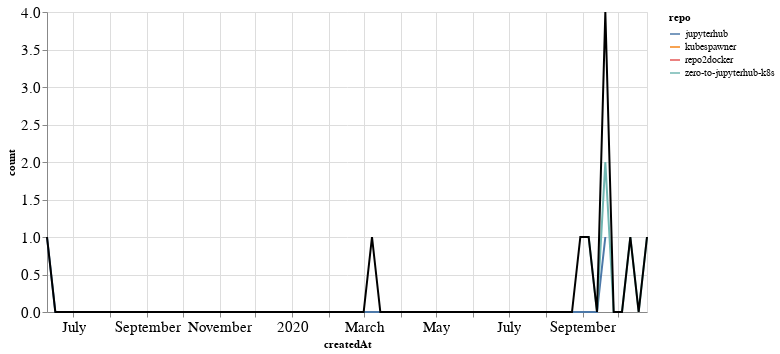

Write notebook code for a chart like this one.
### Markdown cell above
## PRs

### Code cell
prs_time = prs.groupby('repo').resample('W', on='createdAt').count()['author'].reset_index()
prs_time = prs_time.rename(columns={'author': 'count'})
prs_time_total = prs_time.groupby('createdAt').agg({"count": "sum"}).reset_index()

ch1 = alt.Chart(prs_time, width=600).mark_line().encode(
    x='createdAt',
    y='count',
    color='repo',
    tooltip="repo"
)

ch2 = alt.Chart(prs_time_total, width=600).mark_line(color="black").encode(
    x='createdAt',
    y='count',
)

ch1 + ch2

### Figure 1 — Vega-Lite specification as saved in the notebook (floating-point values rounded to 4 significant figures)
{"config": {"axisLeft": {"labelFontSize": 15}, "axisBottom": {"labelFontSize": 15}}, "layer": [{"data": {"name": "data-65a1fe176fe9f0715affcee1593190e2"}, "mark": "line", "encoding": {"color": {"type": "nominal", "field": "repo"}, "tooltip": {"type": "nominal", "field": "repo"}, "x": {"type": "temporal", "field": "createdAt"}, "y": {"type": "quantitative", "field": "count"}}, "width": 600}, {"data": {"name": "data-953d6d3f120ec154424f480cdef8e76d"}, "mark": {"type": "line", "color": "black"}, "encoding": {"x": {"type": "temporal", "field": "createdAt"}, "y": {"type": "quantitative", "field": "count"}}, "width": 600}], "$schema": "https://vega.github.io/schema/vega-lite/v4.8.1.json", "datasets": {"data-65a1fe176fe9f0715affcee1593190e2": [{"repo": "jupyterhub", "createdAt": "2019-06-09T00:00:00", "count": 1}, {"repo": "jupyterhub", "createdAt": "2019-06-16T00:00:00", "count": 0}, {"repo": "jupyterhub", "createdAt": "2019-06-23T00:00:00", "count": 0}, {"repo": "jupyterhub", "createdAt": "2019-06-30T00:00:00", "count": 0}, {"repo": "jupyterhub", "createdAt": "2019-07-07T00:00:00", "count": 0}, {"repo": "jupyterhub", "createdAt": "2019-07-14T00:00:00", "count": 0}, {"repo": "jupyterhub", "createdAt": "2019-07-21T00:00:00", "count": 0}, {"repo": "jupyterhub", "createdAt": "2019-07-28T00:00:00", "count": 0}, {"repo": "jupyterhub", "createdAt": "2019-08-04T00:00:00", "count": 0}, {"repo": "jupyterhub", "createdAt": "2019-08-11T00:00:00", "count": 0}, {"repo": "jupyterhub", "createdAt": "2019-08-18T00:00:00", "count": 0}, {"repo": "jupyterhub", "createdAt": "2019-08-25T00:00:00", "count": 0}, {"repo": "jupyterhub", "createdAt": "2019-09-01T00:00:00", "count": 0}, {"repo": "jupyterhub", "createdAt": "2019-09-08T00:00:00", "count": 0}, {"repo": "jupyterhub", "createdAt": "2019-09-15T00:00:00", "count": 0}, {"repo": "jupyterhub", "createdAt": "2019-09-22T00:00:00", "count": 0}, {"repo": "jupyterhub", "createdAt": "2019-09-29T00:00:00", "count": 0}, {"repo": "jupyterhub", "createdAt": "2019-10-06T00:00:00", "count": 0}, {"repo": "jupyterhub", "createdAt": "2019-10-13T00:00:00", "count": 0}, {"repo": "jupyterhub", "createdAt": "2019-10-20T00:00:00", "count": 0}, {"repo": "jupyterhub", "createdAt": "2019-10-27T00:00:00", "count": 0}, {"repo": "jupyterhub", "createdAt": "2019-11-03T00:00:00", "count": 0}, {"repo": "jupyterhub", "createdAt": "2019-11-10T00:00:00", "count": 0}, {"repo": "jupyterhub", "createdAt": "2019-11-17T00:00:00", "count": 0}, {"repo": "jupyterhub", "createdAt": "2019-11-24T00:00:00", "count": 0}, {"repo": "jupyterhub", "createdAt": "2019-12-01T00:00:00", "count": 0}, {"repo": "jupyterhub", "createdAt": "2019-12-08T00:00:00", "count": 0}, {"repo": "jupyterhub", "createdAt": "2019-12-15T00:00:00", "count": 0}, {"repo": "jupyterhub", "createdAt": "2019-12-22T00:00:00", "count": 0}, {"repo": "jupyterhub", "createdAt": "2019-12-29T00:00:00", "count": 0}, {"repo": "jupyterhub", "createdAt": "2020-01-05T00:00:00", "count": 0}, {"repo": "jupyterhub", "createdAt": "2020-01-12T00:00:00", "count": 0}, {"repo": "jupyterhub", "createdAt": "2020-01-19T00:00:00", "count": 0}, {"repo": "jupyterhub", "createdAt": "2020-01-26T00:00:00", "count": 0}, {"repo": "jupyterhub", "createdAt": "2020-02-02T00:00:00", "count": 0}, {"repo": "jupyterhub", "createdAt": "2020-02-09T00:00:00", "count": 0}, {"repo": "jupyterhub", "createdAt": "2020-02-16T00:00:00", "count": 0}, {"repo": "jupyterhub", "createdAt": "2020-02-23T00:00:00", "count": 0}, {"repo": "jupyterhub", "createdAt": "2020-03-01T00:00:00", "count": 0}, {"repo": "jupyterhub", "createdAt": "2020-03-08T00:00:00", "count": 0}, {"repo": "jupyterhub", "createdAt": "2020-03-15T00:00:00", "count": 0}, {"repo": "jupyterhub", "createdAt": "2020-03-22T00:00:00", "count": 0}, {"repo": "jupyterhub", "createdAt": "2020-03-29T00:00:00", "count": 0}, {"repo": "jupyterhub", "createdAt": "2020-04-05T00:00:00", "count": 0}, {"repo": "jupyterhub", "createdAt": "2020-04-12T00:00:00", "count": 0}, {"repo": "jupyterhub", "createdAt": "2020-04-19T00:00:00", "count": 0}, {"repo": "jupyterhub", "createdAt": "2020-04-26T00:00:00", "count": 0}, {"repo": "jupyterhub", "createdAt": "2020-05-03T00:00:00", "count": 0}, {"repo": "jupyterhub", "createdAt": "2020-05-10T00:00:00", "count": 0}, {"repo": "jupyterhub", "createdAt": "2020-05-17T00:00:00", "count": 0}, {"repo": "jupyterhub", "createdAt": "2020-05-24T00:00:00", "count": 0}, {"repo": "jupyterhub", "createdAt": "2020-05-31T00:00:00", "count": 0}, {"repo": "jupyterhub", "createdAt": "2020-06-07T00:00:00", "count": 0}, {"repo": "jupyterhub", "createdAt": "2020-06-14T00:00:00", "count": 0}, {"repo": "jupyterhub", "createdAt": "2020-06-21T00:00:00", "count": 0}, {"repo": "jupyterhub", "createdAt": "2020-06-28T00:00:00", "count": 0}, {"repo": "jupyterhub", "createdAt": "2020-07-05T00:00:00", "count": 0}, {"repo": "jupyterhub", "createdAt": "2020-07-12T00:00:00", "count": 0}, {"repo": "jupyterhub", "createdAt": "2020-07-19T00:00:00", "count": 0}, {"repo": "jupyterhub", "createdAt": "2020-07-26T00:00:00", "count": 0}, {"repo": "jupyterhub", "createdAt": "2020-08-02T00:00:00", "count": 0}, {"repo": "jupyterhub", "createdAt": "2020-08-09T00:00:00", "count": 0}, {"repo": "jupyterhub", "createdAt": "2020-08-16T00:00:00", "count": 0}, {"repo": "jupyterhub", "createdAt": "2020-08-23T00:00:00", "count": 0}, {"repo": "jupyterhub", "createdAt": "2020-08-30T00:00:00", "count": 0}, {"repo": "jupyterhub", "createdAt": "2020-09-06T00:00:00", "count": 0}, {"repo": "jupyterhub", "createdAt": "2020-09-13T00:00:00", "count": 0}, {"repo": "jupyterhub", "createdAt": "2020-09-20T00:00:00", "count": 1}, {"repo": "kubespawner", "createdAt": "2020-09-20T00:00:00", "count": 1}, {"repo": "repo2docker", "createdAt": "2020-03-08T00:00:00", "count": 1}, {"repo": "zero-to-jupyterhub-k8s", "createdAt": "2020-08-30T00:00:00", "count": 1}, {"repo": "zero-to-jupyterhub-k8s", "createdAt": "2020-09-06T00:00:00", "count": 1}, {"repo": "zero-to-jupyterhub-k8s", "createdAt": "2020-09-13T00:00:00", "count": 0}, {"repo": "zero-to-jupyterhub-k8s", "createdAt": "2020-09-20T00:00:00", "count": 2}, {"repo": "zero-to-jupyterhub-k8s", "createdAt": "2020-09-27T00:00:00", "count": 0}, {"repo": "zero-to-jupyterhub-k8s", "createdAt": "2020-10-04T00:00:00", "count": 0}, {"repo": "zero-to-jupyterhub-k8s", "createdAt": "2020-10-11T00:00:00", "count": 1}, {"repo": "zero-to-jupyterhub-k8s", "createdAt": "2020-10-18T00:00:00", "count": 0}, {"repo": "zero-to-jupyterhub-k8s", "createdAt": "2020-10-25T00:00:00", "count": 1}], "data-953d6d3f120ec154424f480cdef8e76d": [{"createdAt": "2019-06-09T00:00:00", "count": 1}, {"createdAt": "2019-06-16T00:00:00", "count": 0}, {"createdAt": "2019-06-23T00:00:00", "count": 0}, {"createdAt": "2019-06-30T00:00:00", "count": 0}, {"createdAt": "2019-07-07T00:00:00", "count": 0}, {"createdAt": "2019-07-14T00:00:00", "count": 0}, {"createdAt": "2019-07-21T00:00:00", "count": 0}, {"createdAt": "2019-07-28T00:00:00", "count": 0}, {"createdAt": "2019-08-04T00:00:00", "count": 0}, {"createdAt": "2019-08-11T00:00:00", "count": 0}, {"createdAt": "2019-08-18T00:00:00", "count": 0}, {"createdAt": "2019-08-25T00:00:00", "count": 0}, {"createdAt": "2019-09-01T00:00:00", "count": 0}, {"createdAt": "2019-09-08T00:00:00", "count": 0}, {"createdAt": "2019-09-15T00:00:00", "count": 0}, {"createdAt": "2019-09-22T00:00:00", "count": 0}, {"createdAt": "2019-09-29T00:00:00", "count": 0}, {"createdAt": "2019-10-06T00:00:00", "count": 0}, {"createdAt": "2019-10-13T00:00:00", "count": 0}, {"createdAt": "2019-10-20T00:00:00", "count": 0}, {"createdAt": "2019-10-27T00:00:00", "count": 0}, {"createdAt": "2019-11-03T00:00:00", "count": 0}, {"createdAt": "2019-11-10T00:00:00", "count": 0}, {"createdAt": "2019-11-17T00:00:00", "count": 0}, {"createdAt": "2019-11-24T00:00:00", "count": 0}, {"createdAt": "2019-12-01T00:00:00", "count": 0}, {"createdAt": "2019-12-08T00:00:00", "count": 0}, {"createdAt": "2019-12-15T00:00:00", "count": 0}, {"createdAt": "2019-12-22T00:00:00", "count": 0}, {"createdAt": "2019-12-29T00:00:00", "count": 0}, {"createdAt": "2020-01-05T00:00:00", "count": 0}, {"createdAt": "2020-01-12T00:00:00", "count": 0}, {"createdAt": "2020-01-19T00:00:00", "count": 0}, {"createdAt": "2020-01-26T00:00:00", "count": 0}, {"createdAt": "2020-02-02T00:00:00", "count": 0}, {"createdAt": "2020-02-09T00:00:00", "count": 0}, {"createdAt": "2020-02-16T00:00:00", "count": 0}, {"createdAt": "2020-02-23T00:00:00", "count": 0}, {"createdAt": "2020-03-01T00:00:00", "count": 0}, {"createdAt": "2020-03-08T00:00:00", "count": 1}, {"createdAt": "2020-03-15T00:00:00", "count": 0}, {"createdAt": "2020-03-22T00:00:00", "count": 0}, {"createdAt": "2020-03-29T00:00:00", "count": 0}, {"createdAt": "2020-04-05T00:00:00", "count": 0}, {"createdAt": "2020-04-12T00:00:00", "count": 0}, {"createdAt": "2020-04-19T00:00:00", "count": 0}, {"createdAt": "2020-04-26T00:00:00", "count": 0}, {"createdAt": "2020-05-03T00:00:00", "count": 0}, {"createdAt": "2020-05-10T00:00:00", "count": 0}, {"createdAt": "2020-05-17T00:00:00", "count": 0}, {"createdAt": "2020-05-24T00:00:00", "count": 0}, {"createdAt": "2020-05-31T00:00:00", "count": 0}, {"createdAt": "2020-06-07T00:00:00", "count": 0}, {"createdAt": "2020-06-14T00:00:00", "count": 0}, {"createdAt": "2020-06-21T00:00:00", "count": 0}, {"createdAt": "2020-06-28T00:00:00", "count": 0}, {"createdAt": "2020-07-05T00:00:00", "count": 0}, {"createdAt": "2020-07-12T00:00:00", "count": 0}, {"createdAt": "2020-07-19T00:00:00", "count": 0}, {"createdAt": "2020-07-26T00:00:00", "count": 0}, {"createdAt": "2020-08-02T00:00:00", "count": 0}, {"createdAt": "2020-08-09T00:00:00", "count": 0}, {"createdAt": "2020-08-16T00:00:00", "count": 0}, {"createdAt": "2020-08-23T00:00:00", "count": 0}, {"createdAt": "2020-08-30T00:00:00", "count": 1}, {"createdAt": "2020-09-06T00:00:00", "count": 1}, {"createdAt": "2020-09-13T00:00:00", "count": 0}, {"createdAt": "2020-09-20T00:00:00", "count": 4}, {"createdAt": "2020-09-27T00:00:00", "count": 0}, {"createdAt": "2020-10-04T00:00:00", "count": 0}, {"createdAt": "2020-10-11T00:00:00", "count": 1}, {"createdAt": "2020-10-18T00:00:00", "count": 0}, {"createdAt": "2020-10-25T00:00:00", "count": 1}]}}
